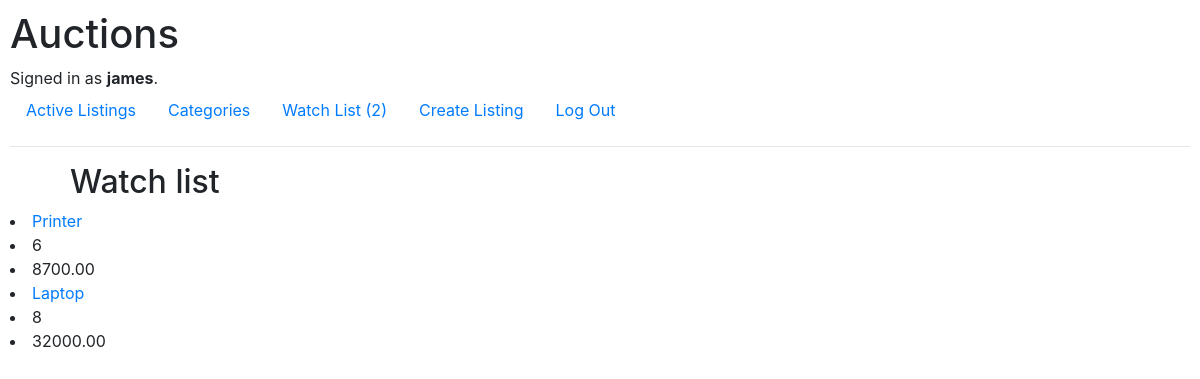
/watch (signed in), run on the app's committed database.
### auctions/models.py (models this page shows, shortened)
class User(AbstractUser):
    pass

class Watchlist(models.Model):
    author = models.ForeignKey(User, on_delete=models.CASCADE)
    listing = models.ForeignKey(Listing, on_delete=models.CASCADE)

class Listing(models.Model):
    CATEGORY_CHOICES = [
        ('elec', 'Electronics'),
        ('ktc', 'Kitchen Appliances'),
        ('clt', 'Clothing'),
        ('fur', 'Furniture')
    ]
    title = models.CharField(max_length=64)
    description = models.TextField()
    starting_bid = models.DecimalField(max_digits=10, decimal_places=2)
    posting_date = models.DateTimeField(auto_now_add=True)
    category = models.CharField(max_length=32, choices=CATEGORY_CHOICES)
    image  = models.ImageField(null=True, blank=True, upload_to="images/")
    closed = models.BooleanField(default=False)
    user = models.ForeignKey(User, on_delete=models.CASCADE, related_name="listing")

### auctions/views.py (the view)
# urls.py: path("watch", views.watchlist, name="watch"),
def watchlist(request):
    user_instance = User.objects.get(id=request.user.id)
    if request.method == "POST":
        if 'Add' in request.POST:
            listing_instance = Listing.objects.get(id=request.POST.get("Add"))
        else:
            listing_instance = Listing.objects.get(id=request.POST.get("Remove"))
        if Watchlist.objects.filter(author = user_instance, listing_id = listing_instance).exists():
            watch = Watchlist.objects.get(author = user_instance , listing = listing_instance)
            watch.delete()
        else:
            watch = Watchlist(author = user_instance, listing = listing_instance)
            watch.save()
        return HttpResponseRedirect(reverse("listing",kwargs={"listing_id": listing_instance.id}))
    else:
        watch_items = Watchlist.objects.filter(author= user_instance)
        return render(request, "auctions/watch.html", {
            "watch_items":watch_items,
            "total":total_items(request.user.id)
        })

### auctions/views.py (called while the page is built)
def total_items(user_id):
     return Watchlist.objects.filter(author = user_id).count()

### auctions/templates/auctions/watch.html
{% extends "auctions/layout.html" %}
{% block body %}
    <h2>Watch list</h2>
        {% for item in watch_items %}
            <li> <a href="{% url 'listing' item.listing.id %}">{{ item.listing.title }}</a></li>
            <li>{{ item.listing.id }}</li>
            <li>{{ item.listing.starting_bid }}</li>
        {% endfor %}
{% endblock %}

### auctions/templates/auctions/layout.html (shortened to what this page needs)
{% load static %}
<!DOCTYPE html>
<html lang="en">
    <head>
        <link rel="stylesheet" href="https://stackpath.bootstrapcdn.com/bootstrap/4.4.1/css/bootstrap.min.css">
        <link href="{% static 'auctions/styles.css' %}" rel="stylesheet">
    </head>
    <body>
        <h1>Auctions</h1>
        <div>
            {% if user.is_authenticated %}
                Signed in as <strong>{{ user.username }}</strong>.
            {% else %}
                Not signed in.
            {% endif %}
        </div>
        <ul class="nav">
            <li class="nav-item">
                <a class="nav-link" href="{% url 'index' %}">Active Listings</a>
            </li>
            <li class="nav-item">
                <a class="nav-link" href="{% url 'category' %}">Categories</a>
            </li>
            {% if user.is_authenticated %}
                <li class="nav-item">
                    <a class="nav-link" href="{% url 'watch' %}">Watch List ({{total}}) </a>
                </li>
                <li class="nav-item">
                    <a class="nav-link" href="{% url 'create' %}">Create Listing</a>
                </li>
                <li class="nav-item">
                    <a class="nav-link" href="{% url 'logout' %}">Log Out</a>
                </li>
            {% endif %}
        </ul>
        <hr>
        {% block body %}
        {% endblock %}
    </body>
</html>

### auctions/static/auctions/styles.css (style rules this page uses)
body { padding: 10px; }
h2 { margin-left: 60px; }
ul { list-style-type: none; }

### data on the page
User: username "james"
Watchlist: listing "Printer", listing.id "6", listing.starting_bid "8700.00"
Watchlist: listing "Laptop", listing.id "8", listing.starting_bid "32000.00"

### other printed values
{{ total }} "2"
